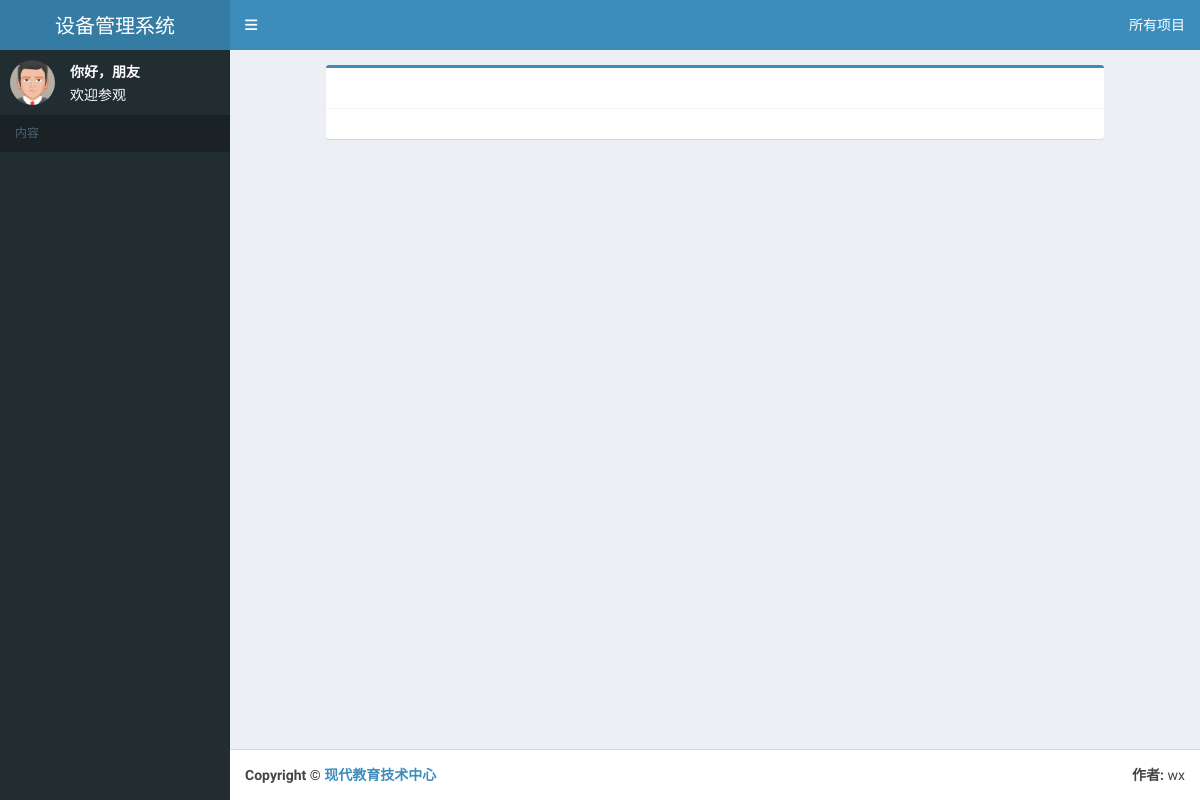
The page /items on the database as committed earlier.
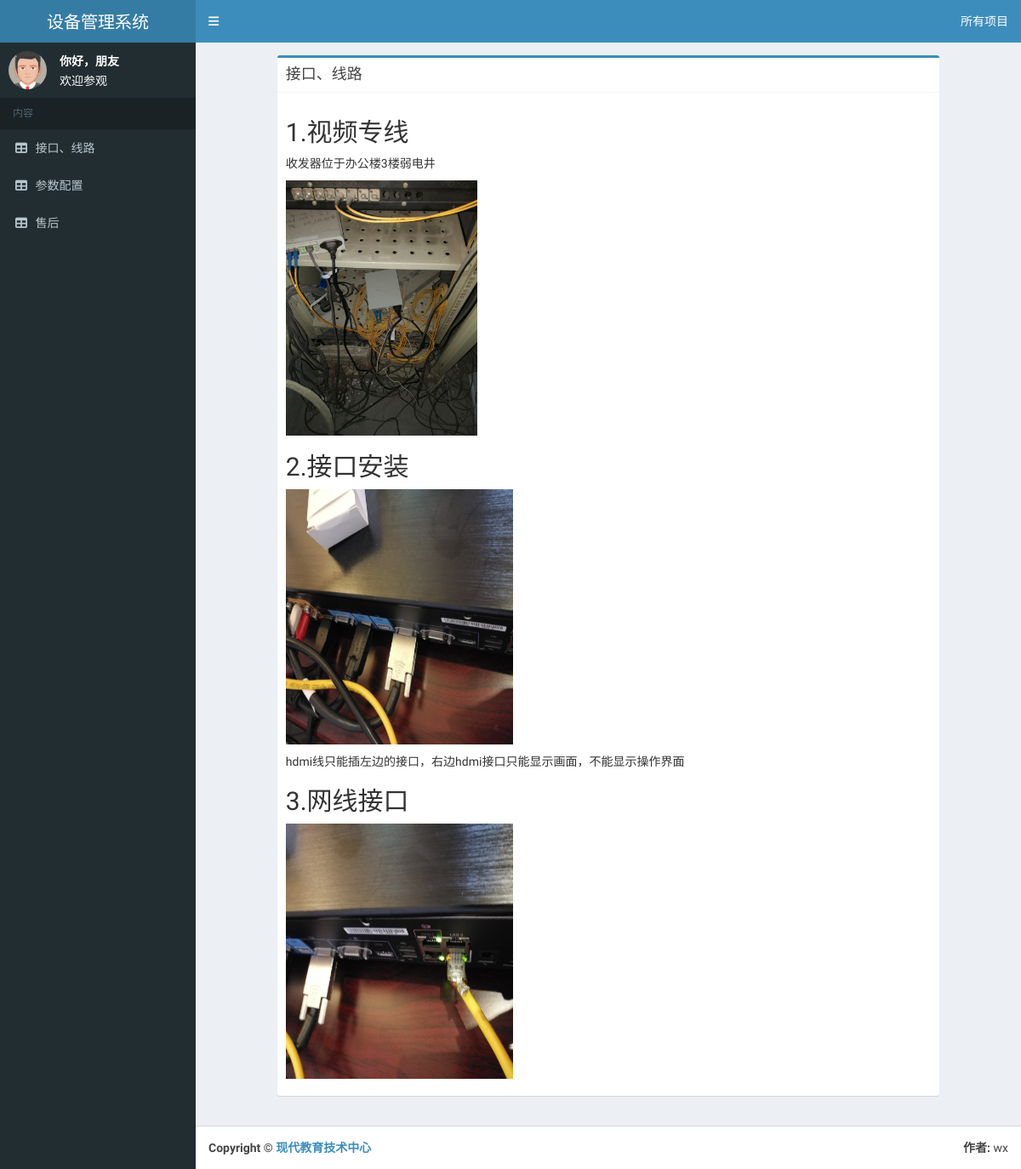
The same page on the database as committed later.
### items/models.py (models this page shows)
class Item_process(models.Model):
	item = models.ForeignKey(Item ,verbose_name = '所属项目' , on_delete = models.DO_NOTHING)
	title = models.CharField(max_length = 50 , verbose_name = '名称')
	text = RichTextUploadingField(verbose_name = '内容')

class Item(models.Model):
	title = models.CharField(max_length = 50 , verbose_name = '项目名称')

### items/views.py (the view)
# urls.py: path('' , show_items , name = 'show_items'),
def show_items(request):
	item = Item.objects.first()
	context = {}
	context['item'] = item
	return render(request , 'items/show_items.html' , context)

### templates/items/show_items.html (shortened to what this page needs)
{%extends 'items/base.html'%}
{%block left_navbar_header%}
内容
{%endblock%}
{%block left_navbar%}
{%for ip in item.item_process_set.all%}
<li class="ajax_process" value="{{ip.id}}"><a href="#" ><i class="fa fa-table"></i> <span>{{ip.title}}</span></a></li>
{%endfor%}
{%endblock%}
{%block content%}
<div class="row">
	<div class="col-md-10 col-md-offset-1 col-xs-12">
		<div class="box box-primary">
            <div class="box-header with-border">
              <h3 class="box-title">{{item.item_process_set.first.title}}</h3>
            </div>
            <div class="box-body">
            	<p>{{item.item_process_set.first.text|safe}}</p>
            </div>
          </div>
	</div>
</div>
{%endblock%}

### templates/items/base.html (shortened to what this page needs)
{%load staticfiles%}
<!DOCTYPE html>
<html>
<head>
  <link rel="stylesheet" href="{%static 'note/bower_components/bootstrap/dist/css/bootstrap.min.css'%}">
  <link rel="stylesheet" href="{%static 'note/bower_components/font-awesome/css/font-awesome.min.css'%}">
  <link rel="stylesheet" href="{%static 'note/bower_components/Ionicons/css/ionicons.min.css'%}">
  <link rel="stylesheet" href="{%static 'note/dist/css/AdminLTE.min.css'%}">
  <link rel="stylesheet" href="{%static 'note/dist/css/skins/_all-skins.min.css'%}">
</head>
<body class="hold-transition skin-blue sidebar-mini">
<div class="wrapper">
  <header class="main-header">
    <a href="{%url 'wbz_all'%}" class="logo">
      <span class="logo-lg">设备管理系统</span>
    </a>
    <nav class="navbar navbar-static-top" role="navigation">
      <a href="#" class="sidebar-toggle" data-toggle="push-menu" role="button">
      </a>
       <div class="navbar-custom-menu">
        <ul class="nav navbar-nav">
          <li><a href="{%url 'show_items'%}">所有项目</a></li>
        </ul>
      </div>
    </nav>
  </header>
  <aside class="main-sidebar">
    <section class="sidebar">
       {%if request.user.is_authenticated%}
      <div class="user-panel">
        <div class="pull-left image">
          <img src="media/note/img/user2-160x160.jpg" class="img-circle" alt="User Image">
        </div>
        <div class="pull-left info">
          <p>{{request.user.first_name}}</p>
          <span><i class="fa fa-circle text-success"></i> 在线</span>
        </div>
      </div>
      {%else%}
      <div class="user-panel">
        <div class="pull-left image">
          <img src="media/note/img/avatar5.png" class="img-circle" alt="User Image">
        </div>
        <div class="pull-left info">
          <p>你好，朋友</p>
          <span> 欢迎参观</span>
        </div>
      </div>
      {%endif%}
      <ul class="sidebar-menu" data-widget="tree">
        <li class="header">{%block left_navbar_header%}{%endblock%}</li>
        {%block left_navbar%}{%endblock%}
      </ul>
    </section>
  </aside>
  <div class="content-wrapper">
    <section class="content container-fluid">
      {%block content%}{%endblock%}
    </section>
  </div>
    <footer class="main-footer">
    <div class="pull-right hidden-xs">
      <b>作者:</b> wx
    </div>
    <strong>Copyright &copy; <a href="http://www.tcsisu.com/net/">现代教育技术中心</a></strong>
  </footer>
</div>
</body>
</html>

Rows that differ between the two databases and show on the page:
added Item_process: {{ ip.id }} 1 (drawn), title "接口、线路"
added Item_process: {{ ip.id }} 2 (drawn), title "参数配置"
added Item_process: {{ ip.id }} 3 (drawn), title "售后"
added Item: item_process_set.first "接口、线路", item_process_set.first.text "1.视频专线 收发器位于办公楼3楼弱电井 2.接口安装 hdmi线只能插左边的接口，右边hdmi接口只能显示画面，不能显示操作界面 3.网线接口", item_process_set.first.text (picture)
